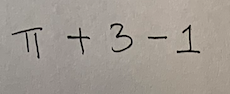
#> input picture index/uploads/example_3.png, 230 x 94 px; its folder holds only this picture in this run
$ python -i ImagePreprocessing.py   (imports and definitions only)
#> lines starting #> are read from the running program, lines starting #| are printed output that depends on the picture; after the words box and inside, x2 and y2 are one past the last pixel; in counts of white or black regions, pixels touching at a corner belong together
'''This file is used as preprocessing module before each characters is recognized by the model
Input of the module: An original image from user' s upload
Output of the module: generate a folder which contain cropped images and a pickle file which
contain the poision information of each character
Note: the commented testImageSegementation and tranImageSegementation are used for test and train
dataset' segmentation. To call these functions, see line 275-278(filepath need to be changed accordingly).
'''
import xml.etree.ElementTree as ET
import cv2
import numpy as np
import glob
import os
import shutil
import pickle
from skimage.morphology import skeletonize
STANDARD_SIZE = 32
symbol = ['alpha','beta','gamma','phi','pi','geq','leq','pm','theta','infty','div','times','sum','ldots','neq','rightarrow','int','sqrt', 'exists','forall','in']

#Read image from file
#Convert original image before image segmentation
def imgReadAndConvert(imgfilename):
#> called with imgfilename = 'index/uploads/example_3.png'
    original_img = cv2.imread(imgfilename)
#> original_img is the input picture: shape (94, 230, 3); mean B, G, R 145.7, 153.5, 160.6
    # inspect error object
    img_copy = original_img.copy()
    height = img_copy.shape[0]
#> height = 94
    width = img_copy.shape[1]
#> width = 230
    #Image resize(prevent overflow)
    if(height*width*1000)> 2^31:
        resize = img_copy
    elif(height * width > 2^31):
        resize = cv2.resize(img_copy, dsize =(0.0001, int(0.01*height/width)), interpolation = cv2.INTER_AREA)
    else:
        resize = cv2.resize(img_copy, dsize =(1000, int(1000*height/width)), interpolation = cv2.INTER_AREA)
    #GaussianBlur
    blur = cv2.GaussianBlur(resize,(5,5),0)
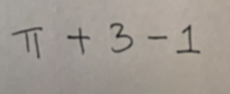
#> blur: shape (94, 230, 3); mean B, G, R 145.7, 153.5, 160.6
    #Image graying: reduce the influence of color
    gray = cv2.cvtColor(blur,cv2.COLOR_BGR2GRAY)
    #Noises removal from outside the contours
    kernel = cv2.getStructuringElement(cv2.MORPH_ELLIPSE,(3,3))
    img_open = cv2.morphologyEx(gray, cv2.MORPH_OPEN, kernel)
    #Covert image into binary
    bin_img = cv2.adaptiveThreshold(img_open,255,cv2.ADAPTIVE_THRESH_MEAN_C,cv2.THRESH_BINARY_INV,21,20)
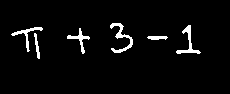
#> bin_img: shape (94, 230); 3.8% white; 6 white regions, box (x1, y1, x2, y2) and area: (110, 23, 133, 53) 206, (176, 25, 201, 54) 178, (11, 27, 43, 52) 149, (67, 28, 90, 54) 139, (34, 33, 40, 59) 71, (147, 36, 168, 40) 68
    #Reverse image color
    bin_img = cv2.bitwise_not(bin_img)
    return bin_img

#Get croppped images and skeletonize
# [122 lines left out: functions imgSkeleton, getVerticalProjectionSegmentationPoints, getHorizontalProjectionSegmentationPoints, projectionSegmentation, imgStandardize, not called in this run]

#Segment test images
'''def testImageSegementation(filepath):
    files = glob.glob(filepath)
    # path is 'data/testData/*.png'
    num = 0
    for filename in files:
            fileid = filename[13:-4]
            num += 1
            print(fileid + ':successfully loaded'  + '-' + str(num))
            #Read in original image
            #Convert image
            binimg = imgReadAndConvert(filename)
            cropimgs, Position = projectionSegmentation(binimg)
            imgs = imgStandardize(cropimgs,Position)
            img_list = []
            img_loc = []
            for i in range(len(imgs)):
                img_list.append(imgs[i]['segment_img'])
                img_loc.append(imgs[i]['location'])
            path = os.path.join('data/testPNGSeg', fileid)
            if(os.path.exists(path)):
                shutil.rmtree(path)
            os.mkdir(path)
            for index, img in enumerate(img_list, start=1):
                if index < 10:
                    strindex = '0' + str(index)
                else:
                    strindex = str(index)
                imgpath = path + '/' + strindex + '.png'
                cv2.imwrite(imgpath, img)
            #Store the position as a pickle file
            picklepath = path + '/' + fileid + '.pkl'
            with open(picklepath,"wb") as f_dump:
                pickle.dump(img_loc, f_dump)
            f_dump.close()'''

# Read ground truth from inkml file (for training)
# [37 lines left out: functions readCharacterListFromInkmlFile, groundTruthParser, not called in this run]

# Segment training data and label the character with according ground truth
'''def trainImageSegementation(inkmlfilepath):
    files = glob.glob(inkmlfilepath)
    num = 0
    for inkmlfilename in files:
        num +=1
        # path = 'data/trainData/*.inkml'
        fileid = inkmlfilename[15:-6]
        pngfilename = 'data/trainPNG/' + fileid + '.png'
        if(not os.path.isfile(pngfilename)):
            print(fileid +': PNG file not exist' + '-' + str(num))
            continue
        print(fileid + ':successfully loaded'  + '-' + str(num))
        ground_truth = readCharacterListFromInkmlFile(inkmlfilename)
        binimg = imgReadAndConvert(pngfilename)
        cropimgs, Position = projectionSegmentation(binimg)
        imgs = imgStandardize(cropimgs,Position)
        if(len(imgs) == len(ground_truth)):
            for i in range(len(imgs)):
                path = os.path.join('data/trainPNGSeg', ground_truth[i])
                if(os.path.exists(path)):
                    pathpng = path + '/*.png'
                    imgpath = path + '/' + ground_truth[i] + '_' + str(len(glob.glob(pathpng))+1) + '.png'
                else:
                    os.mkdir(path)
                    imgpath = path + '/' + ground_truth[i] + '_1.png'
                cv2.imwrite(imgpath, imgs[i]['segment_img'])'''


# [5 lines of commented-out code are left out]

>>> result = imgReadAndConvert('index/uploads/example_3.png')
